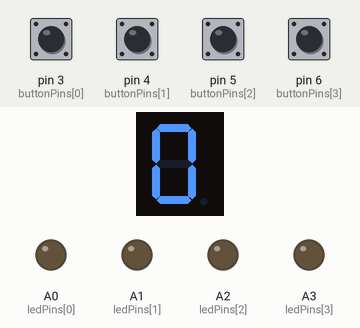
A sketch run on a simulated Arduino Uno, built with avr-gcc and run on an emulated ATmega328P. Shown: 1-digit seven-segment display, output pins drawn as LEDs (lit = HIGH). Wiring (inferred from the names in the program): 1-digit 7-segment display, segments lit when HIGH: segments pin 13, pin 12, pin 11, pin 10, pin 9, pin 8, pin 7. The test bench sets the inputs (shaded band); at power-on: pin 3 (buttonPins[0]), pin 4 (buttonPins[1]), pin 5 (buttonPins[2]), pin 6 (buttonPins[3]) HIGH. The segment pins are drawn as the display they are named for; pins used as bus, display or sensor lines are not drawn.

Above: at 1.2 s.
1.3 s: pin 3 (buttonPins[0]) pulled LOW for 0.15 s
At 2.1 s:
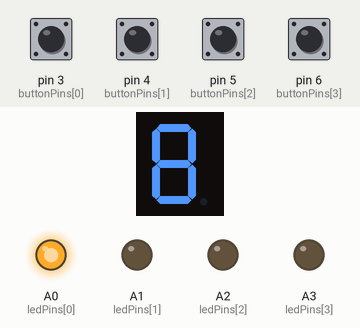
2.9 s: pin 3 (buttonPins[0]) pulled LOW for 0.15 s
At 4.1 s:
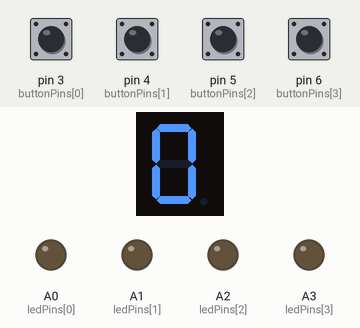
6.0 s: pin 3 (buttonPins[0]) pulled LOW for 1 s
At 7.4 s:
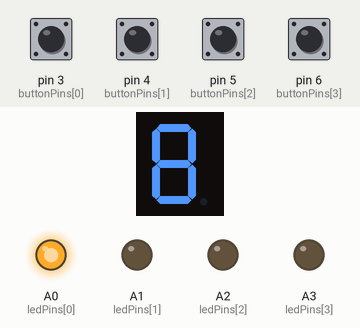
10.0 s: pin 4 (buttonPins[1]) pulled LOW for 0.15 s
At 10.6 s:
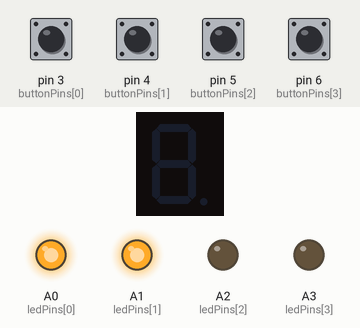
Timing chart, 0 to 12.6 s (numbered marks = the images above; inputs shaded):
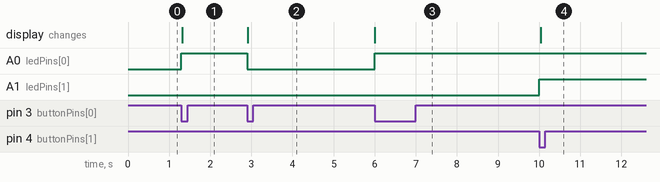

The sketch:

binarytodecimal.ino
```cpp
const int a = 13;
const int b = 12;
const int c = 11;
const int d = 10;
const int e = 9;
const int f = 8;
const int g = 7;

const int buttonPins[] = {3, 4, 5, 6};
const int ledPins[] = {A0, A1, A2, A3};

bool lastButtonState[4] = {HIGH, HIGH, HIGH};

void setup() {
  pinMode(a, OUTPUT);
  pinMode(b, OUTPUT);
  pinMode(c, OUTPUT);
  pinMode(d, OUTPUT);
  pinMode(e, OUTPUT);
  pinMode(f, OUTPUT);
  pinMode(g, OUTPUT);

  for (int i = 0; i < 4; i++) {
    pinMode(buttonPins[i], INPUT_PULLUP);
    pinMode(ledPins[i], OUTPUT);
    digitalWrite(ledPins[i], LOW);
  }

  displayDigit(0);
}

void loop() {
  static int binaryValue = 0;
  bool buttonPressed = false;

  for (int i = 0; i < 4; i++) {
    bool currentState = digitalRead(buttonPins[i]);

    if (currentState == LOW && lastButtonState[i] == HIGH) {
      binaryValue ^= (8 >> i);
      buttonPressed = true;
    }
    lastButtonState[i] = currentState;

    digitalWrite(ledPins[i], (binaryValue & (8 >> i)) ? HIGH : LOW);
  }

  if (buttonPressed && binaryValue >= 0 && binaryValue <= 9) {
    turnOff();
    displayDigit(binaryValue);
  } else if (!buttonPressed) {
    displayDigit(binaryValue);
  }
}

void displayDigit(int digit) {
  turnOff();
  switch (digit) {
    case 0: displayZero(); break;
    case 1: digitalWrite(b, HIGH); digitalWrite(c, HIGH); break;
    case 2: digitalWrite(a, HIGH); digitalWrite(b, HIGH); digitalWrite(g, HIGH); digitalWrite(e, HIGH); digitalWrite(d, HIGH); break;
    case 3: digitalWrite(a, HIGH); digitalWrite(b, HIGH); digitalWrite(g, HIGH); digitalWrite(c, HIGH); digitalWrite(d, HIGH); break;
    case 4: digitalWrite(f, HIGH); digitalWrite(g, HIGH); digitalWrite(b, HIGH); digitalWrite(c, HIGH); break;
    case 5: digitalWrite(a, HIGH); digitalWrite(f, HIGH); digitalWrite(g, HIGH); digitalWrite(c, HIGH); digitalWrite(d, HIGH); break;
    case 6: digitalWrite(a, HIGH); digitalWrite(f, HIGH); digitalWrite(g, HIGH); digitalWrite(c, HIGH); digitalWrite(d, HIGH); digitalWrite(e, HIGH); break;
    case 7: digitalWrite(a, HIGH); digitalWrite(b, HIGH); digitalWrite(c, HIGH); break;
    case 8: digitalWrite(a, HIGH); digitalWrite(b, HIGH); digitalWrite(c, HIGH); digitalWrite(d, HIGH); digitalWrite(e, HIGH); digitalWrite(f, HIGH); digitalWrite(g, HIGH); break;
    case 9: digitalWrite(a, HIGH); digitalWrite(b, HIGH); digitalWrite(c, HIGH); digitalWrite(d, HIGH); digitalWrite(f, HIGH); digitalWrite(g, HIGH); break;
  }
}

void turnOff() {
  digitalWrite(a, LOW);
  digitalWrite(b, LOW);
  digitalWrite(c, LOW);
  digitalWrite(d, LOW);
  digitalWrite(e, LOW);
  digitalWrite(f, LOW);
  digitalWrite(g, LOW);
}

void displayZero() {
  digitalWrite(a, HIGH);
  digitalWrite(b, HIGH);
  digitalWrite(c, HIGH);
  digitalWrite(d, HIGH);
  digitalWrite(e, HIGH);
  digitalWrite(f, HIGH);
  digitalWrite(g, LOW);
}
```

Measured:
- after the input at 1.3 s, A0 (ledPins[0]): LOW → HIGH at once; the display: changes at once (image 1)
- after the input at 2.9 s, A0 (ledPins[0]): HIGH → LOW at once; the display: changes at once (image 2)
- after the input at 6.0 s, A0 (ledPins[0]): LOW → HIGH at once; the display: changes at once (image 3)
- after the input at 10.0 s, A1 (ledPins[1]): LOW → HIGH at once; the display: changes at once (image 4)
